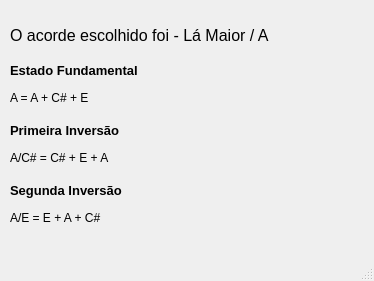
<?xml version="1.0" encoding="UTF-8"?>
<ui version="4.0">
 <class>MainWindow</class>
 <widget class="QMainWindow" name="MainWindow">
  <property name="geometry">
   <rect>
    <x>0</x>
    <y>0</y>
    <width>374</width>
    <height>281</height>
   </rect>
  </property>
  <property name="windowTitle">
   <string>MainWindow</string>
  </property>
  <widget class="QWidget" name="centralwidget">
   <widget class="QLabel" name="label">
    <property name="geometry">
     <rect>
      <x>10</x>
      <y>20</y>
      <width>351</width>
      <height>31</height>
     </rect>
    </property>
    <property name="font">
     <font>
      <pointsize>12</pointsize>
     </font>
    </property>
    <property name="text">
     <string>O acorde escolhido foi - Lá Maior / A</string>
    </property>
   </widget>
   <widget class="QLabel" name="label_2">
    <property name="geometry">
     <rect>
      <x>10</x>
      <y>60</y>
      <width>141</width>
      <height>21</height>
     </rect>
    </property>
    <property name="font">
     <font>
      <pointsize>10</pointsize>
      <weight>75</weight>
      <bold>true</bold>
     </font>
    </property>
    <property name="text">
     <string>Estado Fundamental</string>
    </property>
   </widget>
   <widget class="QLabel" name="label_3">
    <property name="geometry">
     <rect>
      <x>10</x>
      <y>90</y>
      <width>341</width>
      <height>16</height>
     </rect>
    </property>
    <property name="font">
     <font>
      <pointsize>9</pointsize>
     </font>
    </property>
    <property name="text">
     <string>A = A + C# + E</string>
    </property>
   </widget>
   <widget class="QLabel" name="label_4">
    <property name="geometry">
     <rect>
      <x>10</x>
      <y>150</y>
      <width>351</width>
      <height>16</height>
     </rect>
    </property>
    <property name="font">
     <font>
      <pointsize>9</pointsize>
     </font>
    </property>
    <property name="text">
     <string>A/C# = C# + E + A</string>
    </property>
   </widget>
   <widget class="QLabel" name="label_5">
    <property name="geometry">
     <rect>
      <x>10</x>
      <y>120</y>
      <width>141</width>
      <height>21</height>
     </rect>
    </property>
    <property name="font">
     <font>
      <pointsize>10</pointsize>
      <weight>75</weight>
      <bold>true</bold>
     </font>
    </property>
    <property name="text">
     <string>Primeira Inversão</string>
    </property>
   </widget>
   <widget class="QLabel" name="label_6">
    <property name="geometry">
     <rect>
      <x>10</x>
      <y>210</y>
      <width>351</width>
      <height>16</height>
     </rect>
    </property>
    <property name="font">
     <font>
      <pointsize>9</pointsize>
     </font>
    </property>
    <property name="text">
     <string>A/E = E + A + C#</string>
    </property>
   </widget>
   <widget class="QLabel" name="label_7">
    <property name="geometry">
     <rect>
      <x>10</x>
      <y>180</y>
      <width>141</width>
      <height>21</height>
     </rect>
    </property>
    <property name="font">
     <font>
      <pointsize>10</pointsize>
      <weight>75</weight>
      <bold>true</bold>
     </font>
    </property>
    <property name="text">
     <string>Segunda Inversão</string>
    </property>
   </widget>
  </widget>
  <widget class="QMenuBar" name="menubar">
   <property name="geometry">
    <rect>
     <x>0</x>
     <y>0</y>
     <width>374</width>
     <height>21</height>
    </rect>
   </property>
  </widget>
  <widget class="QStatusBar" name="statusbar"/>
 </widget>
 <resources/>
 <connections/>
</ui>
